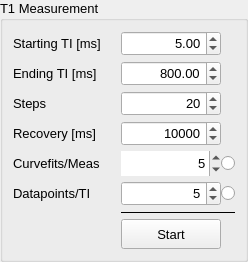
    <widget class="QGroupBox" name="MeasParamWidget">
     <property name="sizePolicy">
      <sizepolicy hsizetype="Expanding" vsizetype="Minimum">
       <horstretch>0</horstretch>
       <verstretch>0</verstretch>
      </sizepolicy>
     </property>
     <property name="font">
      <font>
       <pointsize>10</pointsize>
      </font>
     </property>
     <property name="title">
      <string>T1 Measurement</string>
     </property>
     <layout class="QHBoxLayout" name="horizontalLayout">
      <property name="spacing">
       <number>0</number>
      </property>
      <property name="leftMargin">
       <number>10</number>
      </property>
      <property name="topMargin">
       <number>10</number>
      </property>
      <property name="rightMargin">
       <number>10</number>
      </property>
      <property name="bottomMargin">
       <number>10</number>
      </property>
      <item>
       <widget class="QWidget" name="controls" native="true">
        <layout class="QFormLayout" name="controls_layout">
         <property name="horizontalSpacing">
          <number>20</number>
         </property>
         <property name="verticalSpacing">
          <number>5</number>
         </property>
         <property name="leftMargin">
          <number>0</number>
         </property>
         <property name="topMargin">
          <number>0</number>
         </property>
         <property name="rightMargin">
          <number>0</number>
         </property>
         <property name="bottomMargin">
          <number>0</number>
         </property>
         <item row="0" column="0">
          <widget class="QLabel" name="t1StartLabel">
           <property name="sizePolicy">
            <sizepolicy hsizetype="Minimum" vsizetype="Preferred">
             <horstretch>0</horstretch>
             <verstretch>0</verstretch>
            </sizepolicy>
           </property>
           <property name="font">
            <font>
             <pointsize>10</pointsize>
            </font>
           </property>
           <property name="text">
            <string>Starting TI [ms]</string>
           </property>
          </widget>
         </item>
         <item row="2" column="1">
          <widget class="QSpinBox" name="t1Step_input">
           <property name="sizePolicy">
            <sizepolicy hsizetype="Fixed" vsizetype="Fixed">
             <horstretch>0</horstretch>
             <verstretch>0</verstretch>
            </sizepolicy>
           </property>
           <property name="minimumSize">
            <size>
             <width>100</width>
             <height>25</height>
            </size>
           </property>
           <property name="maximumSize">
            <size>
             <width>100</width>
             <height>25</height>
            </size>
           </property>
           <property name="alignment">
            <set>Qt::AlignRight|Qt::AlignTrailing|Qt::AlignVCenter</set>
           </property>
           <property name="maximum">
            <number>1000</number>
           </property>
           <property name="value">
            <number>20</number>
           </property>
          </widget>
         </item>
         <item row="1" column="0">
          <widget class="QLabel" name="t1EndLabel">
           <property name="sizePolicy">
            <sizepolicy hsizetype="Minimum" vsizetype="Preferred">
             <horstretch>0</horstretch>
             <verstretch>0</verstretch>
            </sizepolicy>
           </property>
           <property name="font">
            <font>
             <pointsize>10</pointsize>
            </font>
           </property>
           <property name="text">
            <string>Ending TI [ms]</string>
           </property>
          </widget>
         </item>
         <item row="2" column="0">
          <widget class="QLabel" name="t1StepLabel">
           <property name="sizePolicy">
            <sizepolicy hsizetype="Minimum" vsizetype="Preferred">
             <horstretch>0</horstretch>
             <verstretch>0</verstretch>
            </sizepolicy>
           </property>
           <property name="font">
            <font>
             <pointsize>10</pointsize>
            </font>
           </property>
           <property name="text">
            <string>Steps</string>
           </property>
          </widget>
         </item>
         <item row="3" column="0">
          <widget class="QLabel" name="t1RecoveryLabel">
           <property name="sizePolicy">
            <sizepolicy hsizetype="Minimum" vsizetype="Preferred">
             <horstretch>0</horstretch>
             <verstretch>0</verstretch>
            </sizepolicy>
           </property>
           <property name="font">
            <font>
             <pointsize>10</pointsize>
            </font>
           </property>
           <property name="text">
            <string>Recovery [ms]</string>
           </property>
          </widget>
         </item>
         <item row="3" column="1">
          <widget class="QSpinBox" name="t1Recovery_input">
           <property name="sizePolicy">
            <sizepolicy hsizetype="Fixed" vsizetype="Fixed">
             <horstretch>0</horstretch>
             <verstretch>0</verstretch>
            </sizepolicy>
           </property>
           <property name="minimumSize">
            <size>
             <width>100</width>
             <height>25</height>
            </size>
           </property>
           <property name="maximumSize">
            <size>
             <width>100</width>
             <height>25</height>
            </size>
           </property>
           <property name="alignment">
            <set>Qt::AlignRight|Qt::AlignTrailing|Qt::AlignVCenter</set>
           </property>
           <property name="minimum">
            <number>0</number>
           </property>
           <property name="maximum">
            <number>100000</number>
           </property>
           <property name="singleStep">
            <number>1000</number>
           </property>
           <property name="value">
            <number>10000</number>
           </property>
          </widget>
         </item>
         <item row="4" column="0">
          <widget class="QLabel" name="t1CyclesLabel">
           <property name="font">
            <font>
             <pointsize>10</pointsize>
            </font>
           </property>
           <property name="text">
            <string>Curvefits/Meas</string>
           </property>
          </widget>
         </item>
         <item row="4" column="1">
          <layout class="QHBoxLayout" name="horizontalLayout_2">
           <item>
            <widget class="QSpinBox" name="measAvg_input">
             <property name="sizePolicy">
              <sizepolicy hsizetype="Fixed" vsizetype="Fixed">
               <horstretch>0</horstretch>
               <verstretch>0</verstretch>
              </sizepolicy>
             </property>
             <property name="minimumSize">
              <size>
               <width>100</width>
               <height>25</height>
              </size>
             </property>
             <property name="maximumSize">
              <size>
               <width>100</width>
               <height>25</height>
              </size>
             </property>
             <property name="frame">
              <bool>false</bool>
             </property>
             <property name="alignment">
              <set>Qt::AlignRight|Qt::AlignTrailing|Qt::AlignVCenter</set>
             </property>
             <property name="showGroupSeparator" stdset="0">
              <bool>false</bool>
             </property>
             <property name="maximum">
              <number>100</number>
             </property>
             <property name="value">
              <number>5</number>
             </property>
            </widget>
           </item>
           <item>
            <widget class="QRadioButton" name="measAvg_enable">
             <property name="font">
              <font>
               <pointsize>10</pointsize>
              </font>
             </property>
             <property name="text">
              <string/>
             </property>
             <property name="autoExclusive">
              <bool>false</bool>
             </property>
            </widget>
           </item>
          </layout>
         </item>
         <item row="5" column="1">
          <layout class="QHBoxLayout" name="horizontalLayout_4">
           <item>
            <widget class="QSpinBox" name="dataAvg_input">
             <property name="sizePolicy">
              <sizepolicy hsizetype="Fixed" vsizetype="Fixed">
               <horstretch>0</horstretch>
               <verstretch>0</verstretch>
              </sizepolicy>
             </property>
             <property name="minimumSize">
              <size>
               <width>100</width>
               <height>25</height>
              </size>
             </property>
             <property name="maximumSize">
              <size>
               <width>100</width>
               <height>25</height>
              </size>
             </property>
             <property name="alignment">
              <set>Qt::AlignRight|Qt::AlignTrailing|Qt::AlignVCenter</set>
             </property>
             <property name="maximum">
              <number>100</number>
             </property>
             <property name="value">
              <number>5</number>
             </property>
            </widget>
           </item>
           <item>
            <widget class="QRadioButton" name="dataAvg_enable">
             <property name="font">
              <font>
               <pointsize>10</pointsize>
              </font>
             </property>
             <property name="text">
              <string/>
             </property>
             <property name="autoExclusive">
              <bool>false</bool>
             </property>
            </widget>
           </item>
          </layout>
         </item>
         <item row="7" column="1">
          <widget class="QPushButton" name="t1Start_btn">
           <property name="sizePolicy">
            <sizepolicy hsizetype="Fixed" vsizetype="Fixed">
             <horstretch>0</horstretch>
             <verstretch>0</verstretch>
            </sizepolicy>
           </property>
           <property name="minimumSize">
            <size>
             <width>100</width>
             <height>30</height>
            </size>
           </property>
           <property name="maximumSize">
            <size>
             <width>100</width>
             <height>30</height>
            </size>
           </property>
           <property name="font">
            <font>
             <pointsize>10</pointsize>
            </font>
           </property>
           <property name="text">
            <string>Start</string>
           </property>
          </widget>
         </item>
         <item row="5" column="0">
          <widget class="QLabel" name="dataAvgLabel_2">
           <property name="font">
            <font>
             <pointsize>10</pointsize>
            </font>
           </property>
           <property name="text">
            <string>Datapoints/TI</string>
           </property>
          </widget>
         </item>
         <item row="6" column="1">
          <widget class="Line" name="line_2">
           <property name="frameShadow">
            <enum>QFrame::Plain</enum>
           </property>
           <property name="orientation">
            <enum>Qt::Horizontal</enum>
           </property>
          </widget>
         </item>
         <item row="0" column="1">
          <widget class="QDoubleSpinBox" name="t1Start_input">
           <property name="sizePolicy">
            <sizepolicy hsizetype="Fixed" vsizetype="Fixed">
             <horstretch>0</horstretch>
             <verstretch>0</verstretch>
            </sizepolicy>
           </property>
           <property name="minimumSize">
            <size>
             <width>100</width>
             <height>25</height>
            </size>
           </property>
           <property name="maximumSize">
            <size>
             <width>100</width>
             <height>25</height>
            </size>
           </property>
           <property name="alignment">
            <set>Qt::AlignRight|Qt::AlignTrailing|Qt::AlignVCenter</set>
           </property>
           <property name="minimum">
            <double>1.000000000000000</double>
           </property>
           <property name="maximum">
            <double>100000.000000000000000</double>
           </property>
           <property name="singleStep">
            <double>10.000000000000000</double>
           </property>
           <property name="value">
            <double>5.000000000000000</double>
           </property>
          </widget>
         </item>
         <item row="1" column="1">
          <widget class="QDoubleSpinBox" name="t1End_input">
           <property name="sizePolicy">
            <sizepolicy hsizetype="Fixed" vsizetype="Fixed">
             <horstretch>0</horstretch>
             <verstretch>0</verstretch>
            </sizepolicy>
           </property>
           <property name="minimumSize">
            <size>
             <width>100</width>
             <height>25</height>
            </size>
           </property>
           <property name="maximumSize">
            <size>
             <width>100</width>
             <height>25</height>
            </size>
           </property>
           <property name="alignment">
            <set>Qt::AlignRight|Qt::AlignTrailing|Qt::AlignVCenter</set>
           </property>
           <property name="minimum">
            <double>10.000000000000000</double>
           </property>
           <property name="maximum">
            <double>100000.000000000000000</double>
           </property>
           <property name="singleStep">
            <double>10.000000000000000</double>
           </property>
           <property name="value">
            <double>800.000000000000000</double>
           </property>
          </widget>
         </item>
        </layout>
       </widget>
      </item>
     </layout>
    </widget>
